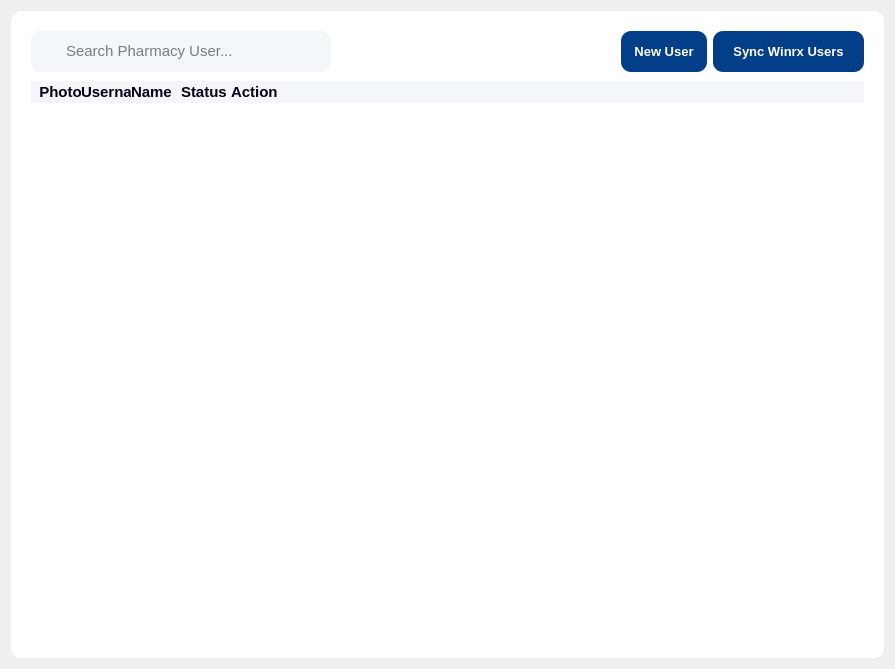
<?xml version="1.0" encoding="UTF-8"?>
<ui version="4.0">
 <class>Form</class>
 <widget class="QWidget" name="Form">
  <property name="geometry">
   <rect>
    <x>0</x>
    <y>0</y>
    <width>895</width>
    <height>669</height>
   </rect>
  </property>
  <property name="windowTitle">
   <string>Form</string>
  </property>
  <layout class="QVBoxLayout" name="verticalLayout">
   <item>
    <widget class="QFrame" name="view_user_frame">
     <property name="styleSheet">
      <string notr="true">background:#FFFFFF;
border-radius:10%;</string>
     </property>
     <property name="frameShape">
      <enum>QFrame::StyledPanel</enum>
     </property>
     <property name="frameShadow">
      <enum>QFrame::Raised</enum>
     </property>
     <layout class="QGridLayout" name="gridLayout_7">
      <property name="leftMargin">
       <number>20</number>
      </property>
      <property name="topMargin">
       <number>20</number>
      </property>
      <property name="rightMargin">
       <number>20</number>
      </property>
      <item row="1" column="0">
       <widget class="QTableWidget" name="table_view_user">
        <property name="focusPolicy">
         <enum>Qt::NoFocus</enum>
        </property>
        <property name="styleSheet">
         <string notr="true">QTableWidget {
	font-family:Nirmala UI;
	font-size:10pt
}

QHeaderView::section {
    background-color: #F4F7F9;
    color: #020014;
	font-weight:bold;
	border:none;
	font-weight:700;
	font-family:Nirmala UI;
	font-size:11pt
}
QTableWidget::Item{
border-bottom:1px dashed grey;
font-size:12pt
}
QScrollBar::handle:vertical{
background-color:rgb(218, 221, 222)
}
QScrollBar::handle:horizontal{
background-color:rgb(218, 221, 222)
}</string>
        </property>
        <property name="editTriggers">
         <set>QAbstractItemView::NoEditTriggers</set>
        </property>
        <property name="selectionBehavior">
         <enum>QAbstractItemView::SelectRows</enum>
        </property>
        <property name="showGrid">
         <bool>false</bool>
        </property>
        <attribute name="horizontalHeaderDefaultSectionSize">
         <number>50</number>
        </attribute>
        <attribute name="horizontalHeaderStretchLastSection">
         <bool>true</bool>
        </attribute>
        <attribute name="verticalHeaderVisible">
         <bool>false</bool>
        </attribute>
        <attribute name="verticalHeaderDefaultSectionSize">
         <number>37</number>
        </attribute>
        <column>
         <property name="text">
          <string>  Photo</string>
         </property>
         <property name="textAlignment">
          <set>AlignLeading|AlignVCenter</set>
         </property>
        </column>
        <column>
         <property name="text">
          <string>Username</string>
         </property>
         <property name="textAlignment">
          <set>AlignLeading|AlignVCenter</set>
         </property>
        </column>
        <column>
         <property name="text">
          <string>Name</string>
         </property>
         <property name="textAlignment">
          <set>AlignLeading|AlignVCenter</set>
         </property>
        </column>
        <column>
         <property name="text">
          <string>Status</string>
         </property>
         <property name="textAlignment">
          <set>AlignLeading|AlignVCenter</set>
         </property>
        </column>
        <column>
         <property name="text">
          <string>Action</string>
         </property>
         <property name="font">
          <font>
           <weight>50</weight>
           <bold>false</bold>
          </font>
         </property>
         <property name="textAlignment">
          <set>AlignLeading|AlignVCenter</set>
         </property>
         <property name="foreground">
          <brush brushstyle="NoBrush">
           <color alpha="255">
            <red>0</red>
            <green>0</green>
            <blue>0</blue>
           </color>
          </brush>
         </property>
        </column>
       </widget>
      </item>
      <item row="2" column="0" alignment="Qt::AlignRight">
       <widget class="QLabel" name="infoViewUsers">
        <property name="font">
         <font>
          <family>Nirmala UI</family>
         </font>
        </property>
        <property name="toolTipDuration">
         <number>-1</number>
        </property>
        <property name="styleSheet">
         <string notr="true">font-family:Nirmala UI;</string>
        </property>
        <property name="text">
         <string/>
        </property>
        <property name="alignment">
         <set>Qt::AlignCenter</set>
        </property>
       </widget>
      </item>
      <item row="0" column="0">
       <widget class="QFrame" name="FA_5">
        <property name="frameShape">
         <enum>QFrame::StyledPanel</enum>
        </property>
        <property name="frameShadow">
         <enum>QFrame::Raised</enum>
        </property>
        <layout class="QHBoxLayout" name="horizontalLayout_8">
         <property name="leftMargin">
          <number>0</number>
         </property>
         <property name="topMargin">
          <number>0</number>
         </property>
         <property name="rightMargin">
          <number>0</number>
         </property>
         <property name="bottomMargin">
          <number>3</number>
         </property>
         <item alignment="Qt::AlignLeft">
          <widget class="QFrame" name="FAA_4">
           <property name="sizePolicy">
            <sizepolicy hsizetype="Fixed" vsizetype="Preferred">
             <horstretch>0</horstretch>
             <verstretch>0</verstretch>
            </sizepolicy>
           </property>
           <property name="minimumSize">
            <size>
             <width>300</width>
             <height>0</height>
            </size>
           </property>
           <property name="styleSheet">
            <string notr="true">background:#F4F7F9;</string>
           </property>
           <property name="frameShape">
            <enum>QFrame::StyledPanel</enum>
           </property>
           <property name="frameShadow">
            <enum>QFrame::Raised</enum>
           </property>
           <layout class="QHBoxLayout" name="horizontalLayout_51">
            <property name="spacing">
             <number>11</number>
            </property>
            <property name="leftMargin">
             <number>15</number>
            </property>
            <item alignment="Qt::AlignLeft">
             <widget class="QLabel" name="label_21">
              <property name="styleSheet">
               <string notr="true"/>
              </property>
              <property name="text">
               <string/>
              </property>
              <property name="pixmap">
               <pixmap>:/icon/images/search.svg</pixmap>
              </property>
             </widget>
            </item>
            <item>
             <widget class="QLineEdit" name="txtSearchUser">
              <property name="sizePolicy">
               <sizepolicy hsizetype="Expanding" vsizetype="Fixed">
                <horstretch>0</horstretch>
                <verstretch>0</verstretch>
               </sizepolicy>
              </property>
              <property name="font">
               <font>
                <family>Nirmala UI</family>
                <pointsize>11</pointsize>
                <weight>50</weight>
                <bold>false</bold>
               </font>
              </property>
              <property name="styleSheet">
               <string notr="true">padding:0px 10px 0px 0px;
font-family:Nirmala UI;
font-size:11pt;
border-radius:none
</string>
              </property>
              <property name="text">
               <string/>
              </property>
              <property name="placeholderText">
               <string>Search Pharmacy User...</string>
              </property>
             </widget>
            </item>
           </layout>
          </widget>
         </item>
         <item>
          <spacer name="horizontalSpacer_2">
           <property name="orientation">
            <enum>Qt::Horizontal</enum>
           </property>
           <property name="sizeHint" stdset="0">
            <size>
             <width>40</width>
             <height>20</height>
            </size>
           </property>
          </spacer>
         </item>
         <item alignment="Qt::AlignRight">
          <widget class="QPushButton" name="btnAddUser">
           <property name="sizePolicy">
            <sizepolicy hsizetype="Preferred" vsizetype="Preferred">
             <horstretch>0</horstretch>
             <verstretch>0</verstretch>
            </sizepolicy>
           </property>
           <property name="cursor">
            <cursorShape>PointingHandCursor</cursorShape>
           </property>
           <property name="focusPolicy">
            <enum>Qt::NoFocus</enum>
           </property>
           <property name="toolTipDuration">
            <number>-1</number>
           </property>
           <property name="styleSheet">
            <string notr="true">border-radius:10%;
background:#033E89;
font-weight: 700;
color:white;
padding:13px 13px;
font-size:10pt</string>
           </property>
           <property name="text">
            <string>New User</string>
           </property>
           <property name="icon">
            <iconset>
             <normaloff>../../../Medidoze/Medidoze/images/add_user.svg</normaloff>../../../Medidoze/Medidoze/images/add_user.svg</iconset>
           </property>
           <property name="iconSize">
            <size>
             <width>14</width>
             <height>13</height>
            </size>
           </property>
          </widget>
         </item>
         <item alignment="Qt::AlignRight">
          <widget class="QPushButton" name="btnSyncUsers">
           <property name="cursor">
            <cursorShape>PointingHandCursor</cursorShape>
           </property>
           <property name="focusPolicy">
            <enum>Qt::NoFocus</enum>
           </property>
           <property name="toolTipDuration">
            <number>-1</number>
           </property>
           <property name="styleSheet">
            <string notr="true">border-radius:10%;
background:#033E89;
font-weight: 700;
color:white;
padding:13px 20px;
font-size:10pt</string>
           </property>
           <property name="text">
            <string>Sync Winrx Users</string>
           </property>
          </widget>
         </item>
        </layout>
       </widget>
      </item>
     </layout>
     <zorder>infoViewUsers</zorder>
     <zorder>FA_5</zorder>
     <zorder>table_view_user</zorder>
    </widget>
   </item>
  </layout>
 </widget>
 <resources/>
 <connections/>
</ui>
